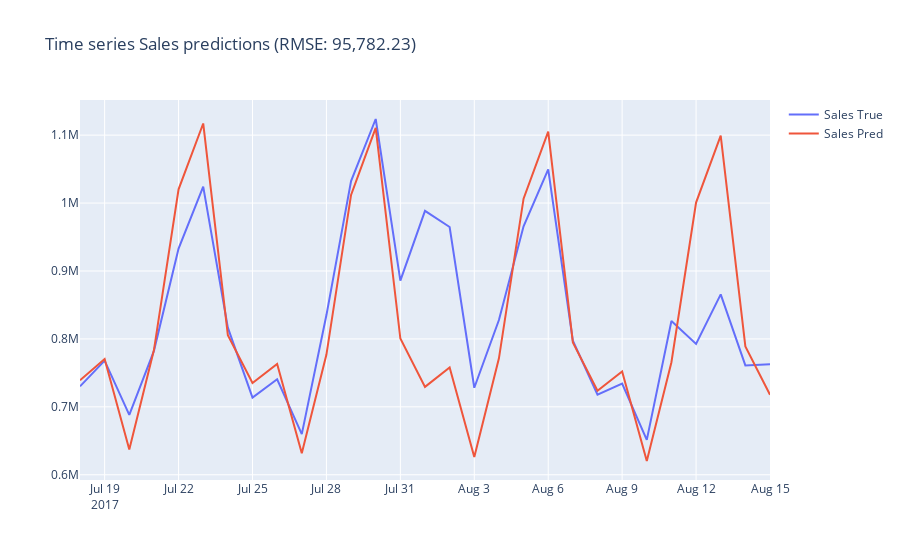

Notebook source saved alongside this figure:
### Code cell
plot_time_series_preds(valid_daily_sales['date'], preds=[valid_daily_sales['sales'], valid_result['pred_sales']], col='Sales')
